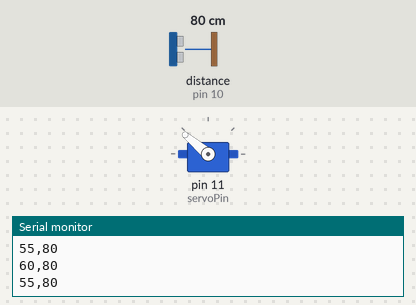
This sketch was run on a simulated Arduino Uno, built with avr-gcc and run on an emulated ATmega328P. Parts: servo, the last lines printed to the serial monitor. Wiring (inferred from the names in the program): ultrasonic range finder: trigger pin 9; echo pin 10. The test bench sets the inputs (shaded band); at power-on: distance to the obstacle (sensor on pin 10) 80 cm. The echo pulse lasts 58.3 µs per cm.

Above: at 4.2 s.
4.3 s: distance to the obstacle (sensor on pin 10) set to 2 cm
At 4.69 s:
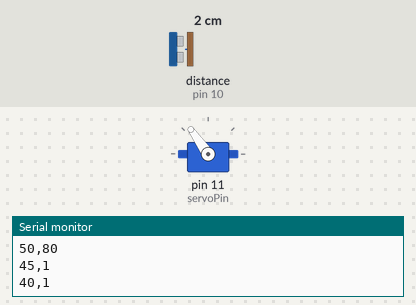
7.3 s: distance to the obstacle (sensor on pin 10) set to 120 cm
At 7.34 s:
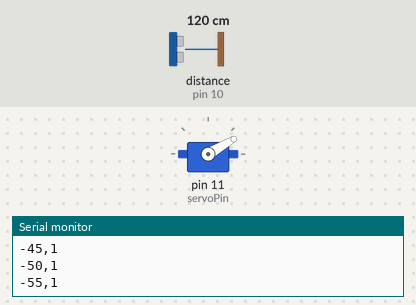
Timing chart, 0 to 16.3 s (numbered marks = the images above; inputs shaded):
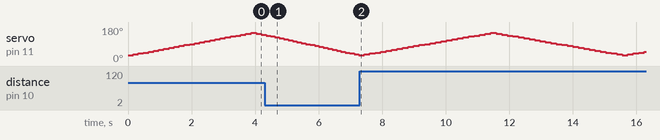

The sketch:

lidar.ino
```cpp
#include <Servo.h>

// Configuració
const int STEP_ANGLE = 5;      // Pas angular (en graus)
const int MIN_SERVO = 30;      // Angle mínim servo (30 graus -> -60 lògic)
const int MAX_SERVO = 150;     // Angle màxim servo (150 graus -> +60 lògic)
const int SERVO_DELAY = 60;    // Temps d'espera perquè el servo s'estabilitzi abans de mesurar (ms)
const int READINGS_COUNT = 5;  // Nombre de lectures per fer la mediana
const int MAX_DIST = 400;      // Distància màxima vàlida

// Definició de pins
const int trigPin = 9;
const int echoPin = 10;
const int servoPin = 11;

// Variables globals
Servo myServo;

// Prototips
void performScan(int angle);
int getMedianDistance();
int calculateDistance();

void setup() {
  pinMode(trigPin, OUTPUT);
  pinMode(echoPin, INPUT);
  Serial.begin(115200);
  myServo.attach(servoPin);
}

void loop() {
  // Escombrat d'esquerra a dreta
  for (int angle = MIN_SERVO; angle <= MAX_SERVO; angle += STEP_ANGLE) {
    performScan(angle);
  }

  // Escombrat de tornada
  for (int angle = MAX_SERVO - STEP_ANGLE; angle > MIN_SERVO; angle -= STEP_ANGLE) {
    performScan(angle);
  }
}

void performScan(int servoAngle) {
  myServo.write(servoAngle);

  // 1. Estabilització mecànica: donar temps al servo
  delay(SERVO_DELAY);

  // 2. Múltiples lectures: obtenir mediana per filtrar soroll
  int currentDistance = getMedianDistance();

  // Convertim l'angle del servo a angle lògic (-60 a +60)
  int logicalAngle = servoAngle - 90;

  Serial.print(logicalAngle);
  Serial.print(",");
  Serial.println(currentDistance);
}

int getMedianDistance() {
  int readings[READINGS_COUNT];

  // Prenem N lectures amb petit interval
  for (int i = 0; i < READINGS_COUNT; i++) {
    readings[i] = calculateDistance();
    delay(15); // Petit retard entre pings per evitar ecos residuals
  }

  // Ordenem l'array (Bubble sort simple)
  for (int i = 0; i < READINGS_COUNT - 1; i++) {
    for (int j = 0; j < READINGS_COUNT - i - 1; j++) {
      if (readings[j] > readings[j + 1]) {
        int temp = readings[j];
        readings[j] = readings[j + 1];
        readings[j + 1] = temp;
      }
    }
  }

  // Retornem la mediana (element central)
  int median = readings[READINGS_COUNT / 2];

  // Filtratge final de valors absurds
  if (median <= 0 || median > MAX_DIST) {
    return MAX_DIST;
  }

  return median;
}

int calculateDistance() {
  digitalWrite(trigPin, LOW);
  delayMicroseconds(2);
  digitalWrite(trigPin, HIGH);
  delayMicroseconds(10);
  digitalWrite(trigPin, LOW);

  // Timeout ajustat per no bloquejar (aprox 4m)
  long pulseDuration = pulseIn(echoPin, HIGH, 25000);

  if (pulseDuration == 0) {
    return MAX_DIST; // Timeout o sense eco
  }

  return (int)(pulseDuration / 58);
}
```
